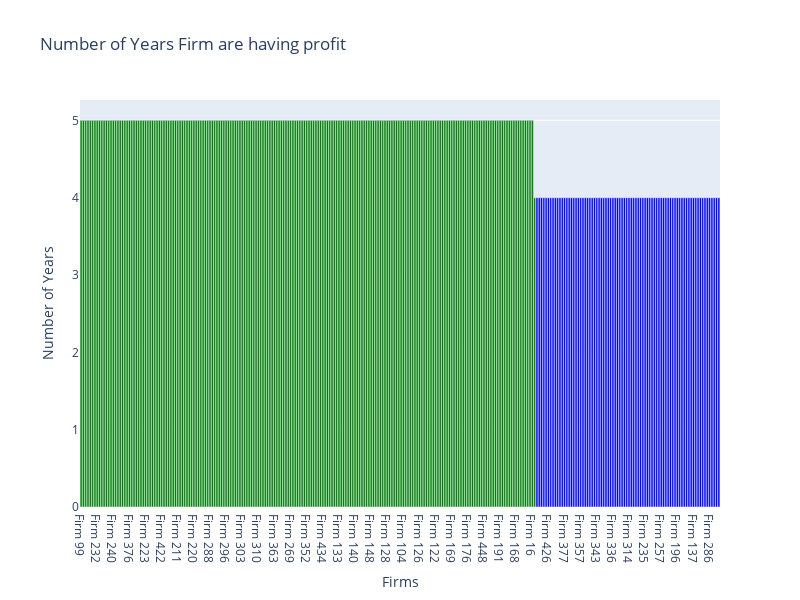

The cell this chart's notebook holds for it:
### Code cell
plot_ncr_graph(top_ncr_ratio)

### Figure 1 — Plotly figure (JSON) as saved in the notebook; plotly's stock layout.template omitted (floating-point values rounded to 4 significant figures; data arrays with more than 128 entries replaced by an {"elided": "..."} marker saying what was removed)
{"data": [{"marker": {"color": {"elided": "278 str values"}}, "textposition": "outside", "type": "bar", "x": {"elided": "278 str values"}, "y": {"elided": "278 int values"}}], "layout": {"autosize": false, "bargap": 0.1, "height": 600, "title": {"text": "Number of Years Firm are having profit"}, "width": 800, "xaxis": {"title": {"text": "Firms"}}, "yaxis": {"title": {"text": "Number of Years"}}}}
